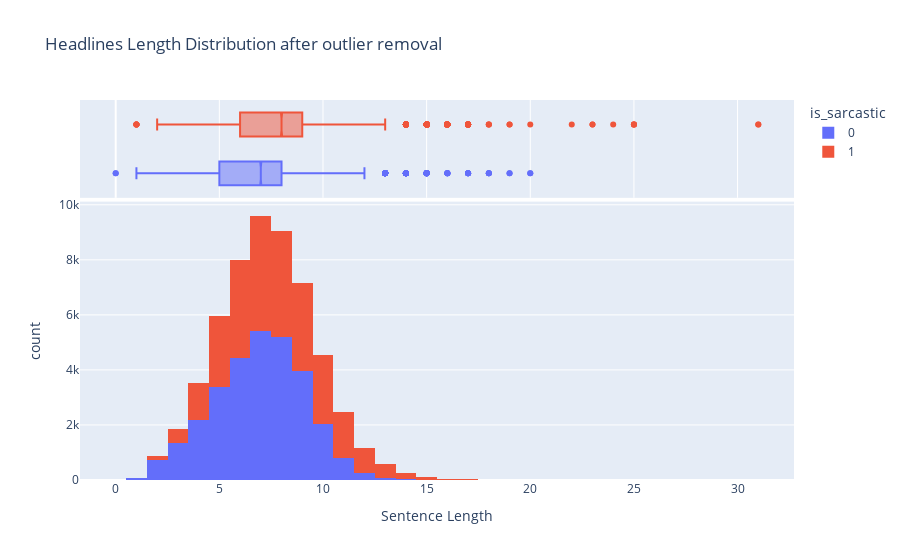

This figure's notebook cell:
### Code cell
px.histogram(headlines, 
             x="sen_len_after_pre",
             height=800,
             color='is_sarcastic', 
             title="Headlines Length Distribution after outlier removal", 
             marginal="box",
             labels={'sen_len_after_pre':'Sentence Length'},
            )

### Figure 1 — Plotly figure (JSON) as saved in the notebook; plotly's stock layout.template omitted (floating-point values rounded to 4 significant figures; data arrays with more than 128 entries replaced by an {"elided": "..."} marker saying what was removed)
{"data": [{"alignmentgroup": "True", "bingroup": "x", "hovertemplate": "is_sarcastic=0<br>Sentence Length=%{x}<br>count=%{y}<extra></extra>", "legendgroup": "0", "marker": {"color": "#636efa", "pattern": {"shape": ""}}, "name": "0", "offsetgroup": "0", "orientation": "v", "showlegend": true, "x": {"elided": "29970 int values"}, "xaxis": "x", "yaxis": "y", "type": "histogram"}, {"alignmentgroup": "True", "hovertemplate": "is_sarcastic=0<br>Sentence Length=%{x}<extra></extra>", "legendgroup": "0", "marker": {"color": "#636efa"}, "name": "0", "notched": true, "offsetgroup": "0", "showlegend": false, "x": {"elided": "29970 int values"}, "xaxis": "x2", "yaxis": "y2", "type": "box"}, {"alignmentgroup": "True", "bingroup": "x", "hovertemplate": "is_sarcastic=1<br>Sentence Length=%{x}<br>count=%{y}<extra></extra>", "legendgroup": "1", "marker": {"color": "#EF553B", "pattern": {"shape": ""}}, "name": "1", "offsetgroup": "1", "orientation": "v", "showlegend": true, "x": {"elided": "25357 int values"}, "xaxis": "x", "yaxis": "y", "type": "histogram"}, {"alignmentgroup": "True", "hovertemplate": "is_sarcastic=1<br>Sentence Length=%{x}<extra></extra>", "legendgroup": "1", "marker": {"color": "#EF553B"}, "name": "1", "notched": true, "offsetgroup": "1", "showlegend": false, "x": {"elided": "25357 int values"}, "xaxis": "x2", "yaxis": "y2", "type": "box"}], "layout": {"xaxis": {"anchor": "y", "domain": [0, 1], "title": {"text": "Sentence Length"}, "type": "linear", "range": [-1.722, 32.72], "autorange": true}, "yaxis": {"anchor": "x", "domain": [0, 0.7326], "title": {"text": "count"}, "range": [0, 10120.0], "autorange": true}, "xaxis2": {"anchor": "y2", "domain": [0, 1], "matches": "x", "showticklabels": false, "showgrid": true, "type": "linear", "range": [-1.722, 32.72], "autorange": true}, "yaxis2": {"anchor": "x2", "domain": [0.7426, 1], "matches": "y2", "showticklabels": false, "showline": false, "ticks": "", "showgrid": false, "type": "category", "range": [-0.5, 1.5], "autorange": true}, "legend": {"title": {"text": "is_sarcastic"}, "tracegroupgap": 0}, "title": {"text": "Headlines Length Distribution after outlier removal"}, "barmode": "relative", "autosize": true}}
